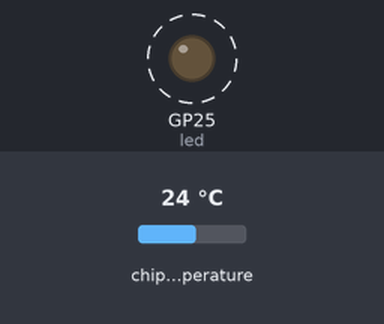
Bench run of a program on a simulated Raspberry Pi Pico running MicroPython. Shown: output pins drawn as LEDs (lit = HIGH). Dashed ring = blinking. The inputs (shaded band) are chosen by the test bench; at power-on: chip temperature 24 °C. What the program prints to the serial console is not drawn.

Above: at 0.5 s.
Timing chart, 0 to 4.6 s (numbered marks = the images above):
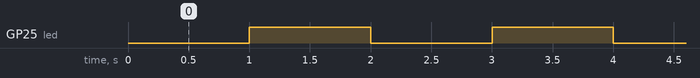

The program:

lesson7_5.py
```python
from machine import Pin, Timer, ADC

adc = ADC(4)  # create ADC object on ADC pin,最後一個,溫度

led = Pin("LED", Pin.OUT)

def oneSecond(t):
    global i
    print("過1秒了")
    print(adc.read_u16())
    # toggle the LED
    led.toggle()

tim = Timer()
tim.init(period=1000, callback=oneSecond)
```

Measured:
- by itself, GP25 (led): alternates HIGH for 1.0 s and LOW for 1.0 s
